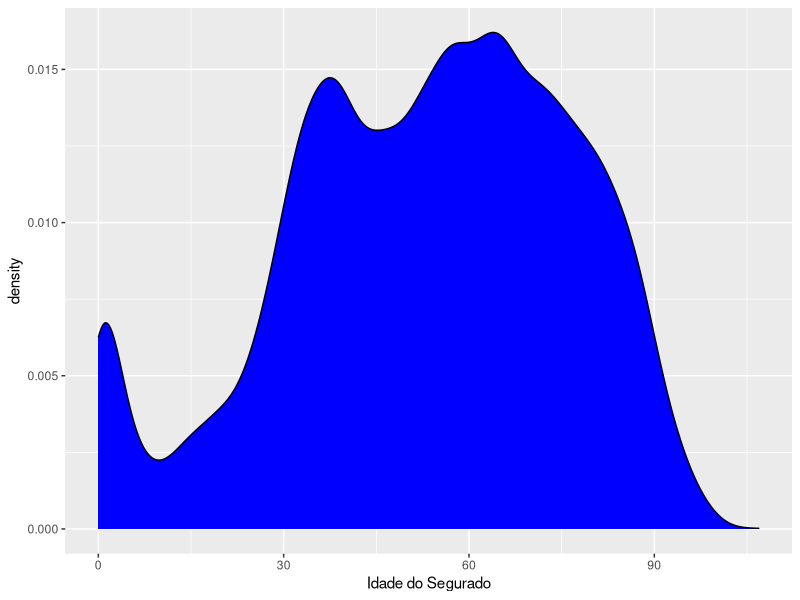
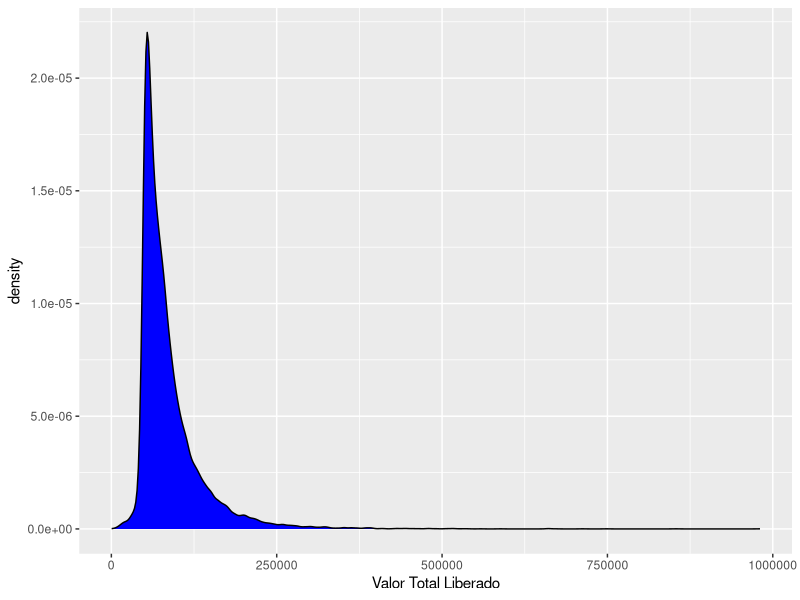
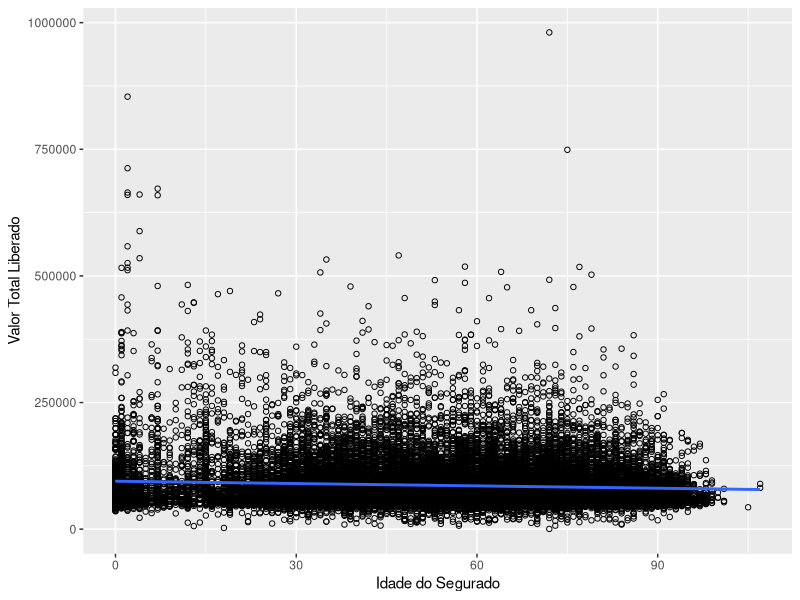

These charts were generated, in order, by the following R code:
## ---- chunk 1
knitr::opts_chunk$set(echo = TRUE)
## ---- chunk 2
library(tidyverse)
## ---- chunk 3

pacientes <- read_csv('pacientes.csv')
glimpse(pacientes)
## ---- chunk 4

pacientes %>% summary

## ---- chunk 5

pacientes <- drop_na(pacientes)
pacientes$ID <- as.factor(pacientes$ID)
pacientes$`Código do Procedimento Principal` <- as.factor(pacientes$`Código do Procedimento Principal`)
## ---- chunk 6

pacientes %>% summarize(
  min = min(`Idade do Segurado`), 
  max = max(`Idade do Segurado`),
  mean = mean(`Idade do Segurado`),
  median = median(`Idade do Segurado`), 
  var = var(`Idade do Segurado`),
  sd = var(`Idade do Segurado`) ^ (1/2))
## ---- chunk 7

pacientes %>% ggplot(aes(`Idade do Segurado`)) + 
  geom_density(fill = "blue")
## ---- chunk 8

pacientes %>% summarize(
  min = min(`Valor Total Liberado`), 
  max = max(`Valor Total Liberado`),
  mean = mean(`Valor Total Liberado`),
  median = median(`Valor Total Liberado`), 
  var = var(`Valor Total Liberado`),
  sd = var(`Valor Total Liberado`) ^ (1/2))
## ---- chunk 9
pacientes %>% ggplot(aes(`Valor Total Liberado`)) + 
  geom_density(fill = "blue")
## ---- chunk 10
pacientes %>% filter(`Valor Total Liberado` == max(`Valor Total Liberado`))
pacientes %>% filter(`Idade do Segurado` == max(`Idade do Segurado`))
## ---- chunk 11
pacientes %>% ggplot(aes(x=`Idade do Segurado`, y=`Valor Total Liberado`)) +
    geom_point(shape=1) + 
    geom_smooth(method=lm)  
